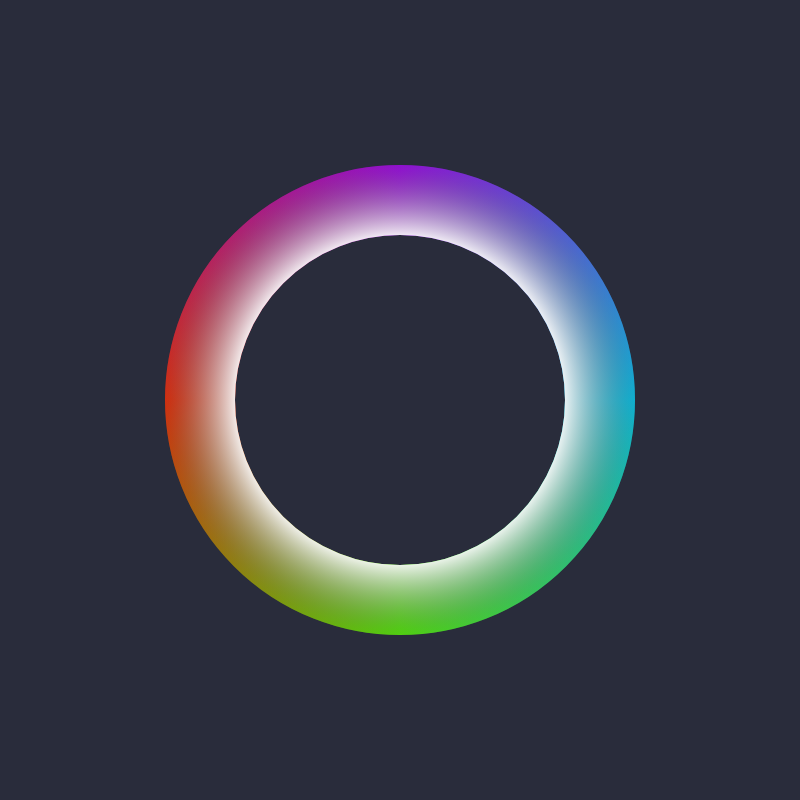
Frame 1 (no input)
Frame 60 (no input): identical to frame 1, image omitted
Frame 120 (the mouse pressed at the canvas centre since frame 60): identical to frame 1, image omitted

The p5.js sketch that drew this single still picture (run headless with seeded random() and noise() and a simulated clock; from frame 60 on, the mouse is pressed at the canvas centre):

// p5.js sketch
// ── sketch.js
function setup(){
  createCanvas(800, 800);
  angleMode(DEGREES);
  colorMode(HSB, 360, 100, 100, 100);
  // noStroke();
  strokeWeight(70);
  noFill();
}

function draw(){
  background(230, 30, 23);
  hyperGradient3();
  // shadow();
}

function hyperGradient1(){
  radialGradient(
    250, 250, 0,//Start pX, pY, start circle radius
    250, 250, 250,//End pX, pY, End circle radius
    color(190, 100, 100, 100), //Start color
    color(0, 100, 0, 0), //End color
  );
  ellipse(width/2, height/2, 400, 400);

  radialGradient(
    width-250, 250, 0,//Start pX, pY, start circle radius
    width-250, 250, 250,//End pX, pY, End circle radius
    color(250, 100, 100, 100), //Start color
    color(0, 100, 0, 0), //End color
  );
  ellipse(width/2, height/2, 400, 400);

  radialGradient(
    width-250, height-250, 0,//Start pX, pY, start circle radius
    width-250, height-250, 250,//End pX, pY, End circle radius
    color(280, 100, 100, 100), //Start color
    color(0, 100, 0, 0), //End color
  );
  ellipse(width/2, height/2, 400, 400);

  radialGradient(
    250, height-250, 0,//Start pX, pY, start circle radius
    250, height-250, 250,//End pX, pY, End circle radius
    color(40, 100, 100, 100), //Start color
    color(0, 100, 0, 0), //End color
  );
  ellipse(width/2, height/2, 400, 400);
}

function hyperGradient2(){
  linearGradient(
    width/2, 200,//Start pX, pY, start circle radius
    width/2, height-200,//End pX, pY, End circle radius
    color(30, 50, 100, 100), //Start color
    color(270, 100, 40, 100), //End color
  );
  ellipse(width/2, height/2, 400, 400);

  radialGradient(
    width-100, 100, 0,//Start pX, pY, start circle radius
    width-100, 100, 550,//End pX, pY, End circle radius
    color(190, 100, 100, 100), //Start color
    color(0, 0, 0, 0), //End color
  );
  ellipse(width/2, height/2, 400, 400);
}

function hyperGradient3(){
  conicGradient(
    0, width/2, height/2,//Start angle, pX, pY
    [
      color(190, 100, 100, 100),
      color(100, 100, 100, 100),
      color(10, 100, 100, 100),
      color(280, 100, 100, 100),
      color(190, 100, 100, 100)
    ]
  );
  ellipse(width/2, height/2, 400, 400);

  radialGradient(
    width/2, height/2, 160,//Start pX, pY, start circle radius
    width/2, height/2, 260,//End pX, pY, End circle radius
    color(0, 0, 100, 100), //Start color
    color(0, 0, 0, 0), //End color
  );
  ellipse(width/2, height/2, 400, 400);
}

function linearGradient(sX, sY, eX, eY, colorS, colorE){
  let gradient = drawingContext.createLinearGradient(
    sX, sY, eX, eY
  );
  gradient.addColorStop(0, colorS);
  gradient.addColorStop(1, colorE);
  drawingContext.fillStyle = gradient;
  // drawingContext.strokeStyle = gradient;
}

function radialGradient(sX, sY, sR, eX, eY, eR, colorS, colorE){
  let gradient = drawingContext.createRadialGradient(
    sX, sY, sR, eX, eY, eR
  );
  gradient.addColorStop(0, colorS);
  gradient.addColorStop(1, colorE);
  // drawingContext.fillStyle = gradient;
  drawingContext.strokeStyle = gradient;
}

function conicGradient(sA, sX, sY, colors){
  let gradient = drawingContext.createConicGradient(
    sA, sX, sY
  );
  gradient.addColorStop(0, colors[0]);
  gradient.addColorStop(0.25, colors[1]);
  gradient.addColorStop(0.5, colors[2]);
  gradient.addColorStop(0.75, colors[3]);
  gradient.addColorStop(1, colors[4]);

  drawingContext.strokeStyle = gradient;
}

function shadow(){
  drawingContext.shadowOffsetX = 10;
  drawingContext.shadowOffsetY = 10;
  drawingContext.shadowBlur = 16;
  drawingContext.shadowColor = color(230, 30, 18, 100);
}
